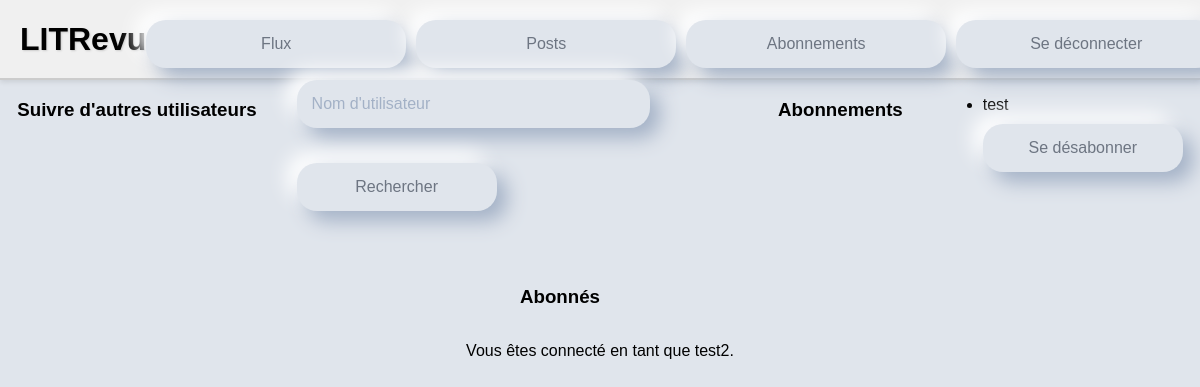
The page /subscribe/ (signed in) on the database as committed earlier.
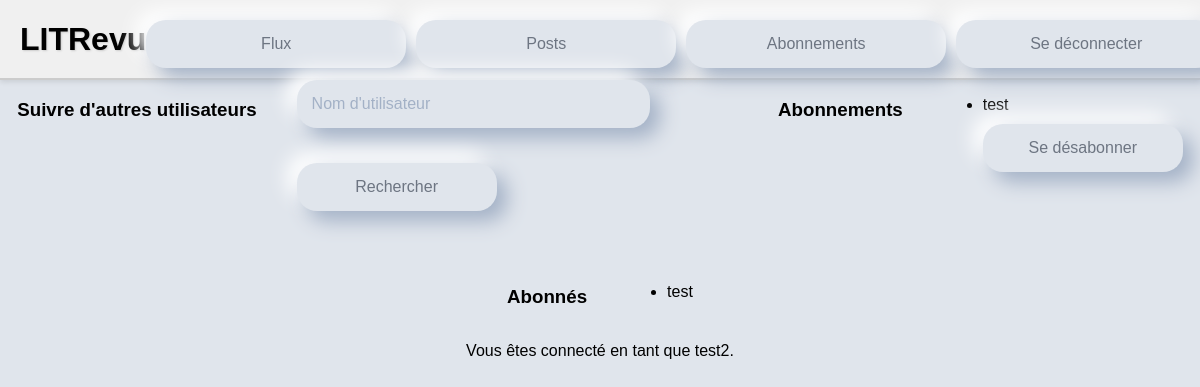
The same page on the database as committed later.
### blog/models.py (models this page shows)
class UserFollows(models.Model):
    user = models.ForeignKey(settings.AUTH_USER_MODEL, on_delete=models.CASCADE, related_name='following')
    followed_user = models.ForeignKey(settings.AUTH_USER_MODEL, on_delete=models.CASCADE, related_name='followed_by')
    class Meta():
        unique_together = ('user', 'followed_user')

### authentication/models.py (models this page shows)
class User(AbstractUser):
    profile_photo = models.ImageField(verbose_name='Photo de profil')

### blog/views.py (the view)
# urls.py: path('subscribe/', blog.views.subscribe, name='subscribe'),
@login_required
def subscribe(request):
    search_form = forms.search_user(request.GET)
    results = []
    if search_form.is_valid():
        query = search_form.cleaned_data['query']
        results = User.objects.filter(username__icontains=query).exclude(id=request.user.id)
    abonnements = UserFollows.objects.filter(user=request.user)
    abonnes = UserFollows.objects.filter(followed_user=request.user)
    context={
    'search_form': search_form,
    'results': results,
    'abonnements': abonnements,
    'abonnes': abonnes,
    }
    return render(request, 'blog/subscribe.html', context)

### blog/forms.py
class search_user(forms.Form):
    query = forms.CharField(
    max_length=63,
    label="Suivre d'autres utilisateurs",
    widget=forms.TextInput(attrs={
        'placeholder': "Nom d'utilisateur",
        'class': 'neumorphic neumorphic-input'
        })
    )

### blog/templates/blog/subscribe.html (shortened to what this page needs)
{% extends 'base.html' %}
{% block content %}
<h3>
    Suivre d'autres utilisateurs
</h3>
<form method="get">
    {{ search_form.query }}
    <button type="submit" class="neumorphic neumorphic-button">Rechercher</button>
</form>
<h3>Abonnements</h3>
<ul>
    {% for follow in abonnements %}
        <li>{{ follow.followed_user.username }}
            <form method="post" action="{% url 'unfollow_user' follow.followed_user.id %}">
                <button type="submit" class="neumorphic neumorphic-button">Se désabonner</button>
            </form>
        </li>
    {% endfor %}
</ul>
<h3>Abonnés</h3>
<ul>
    {% for follow in abonnes %}
        <li>{{ follow.user.username }}</li>
    {% endfor %}
</ul>
{% endblock %}

Rows that differ between the two databases and show on the page:
added UserFollows: user.username "test", shown under "Abonnés"
